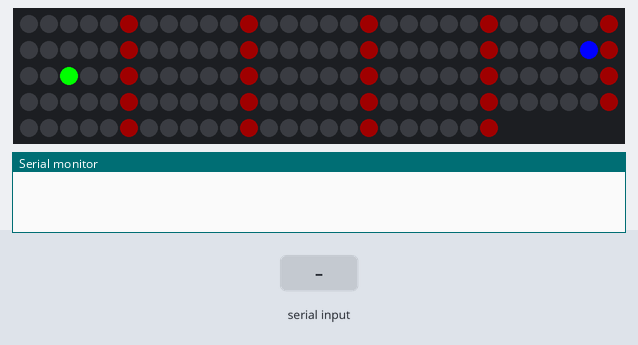
Simulated run of this sketch. Board: Arduino Uno, built with avr-gcc and run on an emulated ATmega328P. Parts: 144 RGB LEDs in strip order, left to right, continuing on the next row, the last lines printed to the serial monitor. The inputs (shaded band) are chosen by the test bench. The local clock reads 2024-03-15 10:24:30 at power-on unless the sketch sets it.

Above: at 4.2 s.
4.3 s: "b" received over the second serial link
At 5.6 s:
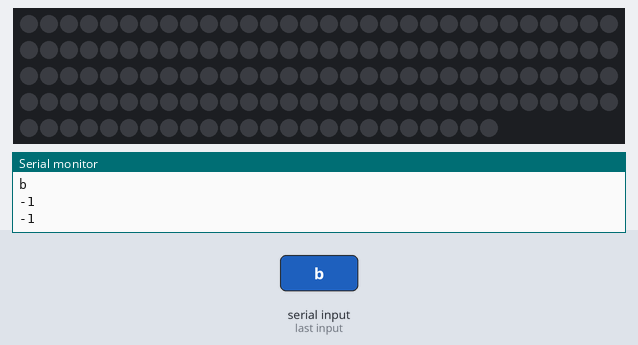
6.0 s: "g90\n" received over the second serial link
9.1 s: "c" received over the second serial link
At 10.5 s:
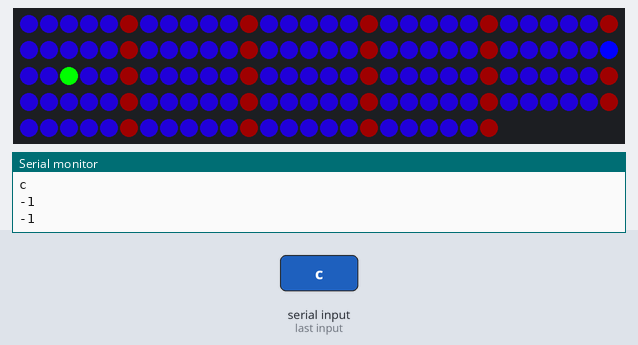
10.8 s: "h90\n" received over the second serial link
12.4 s: "e" received over the second serial link
14.0 s: "o90\n" received over the second serial link
At 15.3 s:
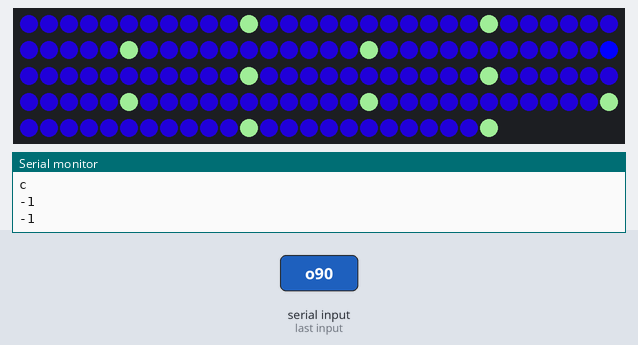
Timing chart, 0 to 17.0 s (numbered marks = the images above; inputs shaded):
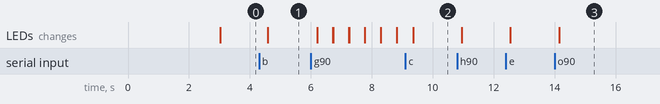

The sketch:

LedClock.ino
```cpp
// Library for neopixel led strand
#include <Adafruit_NeoPixel.h>

// Date and time functions using a DS3231 RTC connected via I2C and Wire lib
#include <Wire.h>
#include "RTClib.h"

// Hard coded parameters like pins etc.
#define STRIP 6

// Initialize the strip with 144 leds
Adafruit_NeoPixel strip = Adafruit_NeoPixel(144, STRIP, NEO_GRB + NEO_KHZ800);

// DS3231 RTC unit
RTC_DS3231 rtc;

// Connect the HC-06 TX to the Arduino RX on pin 2.
// Connect the HC-06 RX to the Arduino TX on pin 3 through a voltage divider.
#include <SoftwareSerial.h>
SoftwareSerial BTserial(2, 3); // RX | TX


//Variable for indicating state of the system
char state = 'c'; //c means clock
int wHour = -1; //hour to wake
int wMinute = -1; //minute to wake

//Variables for colors
uint32_t bgColor = strip.Color(0,0,0); //bg or solid/strobe color
uint32_t eColor = strip.Color(32,0,0); //colors for even ticks, odd ticks, minutes and hours
uint32_t oColor = strip.Color(32,0,0);
uint32_t mColor = strip.Color(0,0,255);
uint32_t hColor = strip.Color(0,255,0);
uint32_t wColor = strip.Color(255,255,0); //wake up indicator

void setup() {
  Serial.begin(9600);

  // HC-06 default serial speed is 9600
  BTserial.begin(9600);

  delay(3000); // wait for console opening

  // Connect to rtc on i2c bus
  if (! rtc.begin()) {
    Serial.println("Couldn't find RTC");
    while (1);
  }

  // If the RTC unit has lost power, reset the time to the time that the program was compiled. can be used for setting time.
  if (rtc.lostPower()) {
    Serial.println("RTC lost power, lets set the time!");
    // following line sets the RTC to the date & time this sketch was compiled
    rtc.adjust(DateTime(F(__DATE__), F(__TIME__)));
  }
  //rtc.adjust(DateTime(2018,1,27,0,0,30));

  // start the strip up blank
  strip.begin();
  strip.show();

}

void loop() {

  //Clear the strip
  fillStrip(bgColor);

  if (BTserial.available()) {
    while (BTserial.available()) {
      char ch = BTserial.read();
      if(ch == '?'){
        BTserial.println("Welcome! Letters correspond to differnt lighting options");
        BTserial.println("'c' = clock");
        BTserial.println("'b' = blink");
        BTserial.println("'s' = solid");
        BTserial.println("The clock can wake you upp at a given time");
        BTserial.println("'ahhmm' sets the alarm for hh:mm and starts turning the lights on 30 minutes before. 'a....' turns the alarm function off");
        BTserial.println("The colors of the clock can be fully customized to your liking");
        BTserial.println("'gxxx' sets the background color where x is a number 0-9 and corresponds to the intensity of r, g and b");
        BTserial.println("'exxx' sets the color of even ticks");
        BTserial.println("'oxxx' sets the color of odd ticks");
        BTserial.println("'mxxx' sets the color of minute");
        BTserial.println("'mxxx' sets the color of hour");
        BTserial.println("'wxxx' sets the color of wake indicator");
      }
      else if(ch == 'g'){
        bgColor = getColor();
        BTserial.println("background color set");
      }
      else if(ch == 'e'){
        eColor = getColor();
        BTserial.println("even tick color set");
      }
      else if(ch == 'o'){
        oColor = getColor();
        BTserial.println("odd tick color set");
      }
      else if(ch == 'm'){
        mColor = getColor();
        BTserial.println("minute color set");
      }
      else if(ch == 'h'){
        hColor = getColor();
        BTserial.println("hour color set");
      }
      else if(ch == 'w'){
        wColor = getColor();
        BTserial.println("wake color set");
      }
      else if(ch == 'a'){
        wHour = (BTserial.read()-'0')*10 + BTserial.read()-'0';
        wMinute = (BTserial.read()-'0')*10 + BTserial.read()-'0';
        BTserial.println("alarm set");
      }
      else{
        state = ch;
        BTserial.println("State changed");
      }
      Serial.println("Here comes some debug stuff");
      Serial.println(ch);
      Serial.println(state);
      Serial.println(wHour);
      Serial.println(wMinute);
    }
  }
  //Stuff for alarm light
  DateTime now = rtc.now();
  if(now.hour() == wHour && now.minute() == wMinute){
    bgColor = wColor;

  }

  if (state == 'c') {
    showTime();
  }
  else if (state == 'b') {
    strobe(bgColor);
  }
  else{
    fillStrip(bgColor);
  }


  strip.show();

  delay(500);
}

void fillStrip(uint32_t color) {
  for (int i = 0; i < strip.numPixels(); i++) {
    strip.setPixelColor(i, color);
  }
}

void showTime() {
  // get the current time
  DateTime now = rtc.now();

  //Paint the markers for full hours 0 to 23
  for (int i = 0; i < strip.numPixels(); i++) {
    if (i % 12 == 11) {
      strip.setPixelColor(i, eColor);
    }
    else if (i % 6 == 5) {
      strip.setPixelColor(i, oColor);
    }
  }

  //Paint current hour green
  int hourPixel = (int)((now.hour() * 60 + now.minute()) / 10 + 0.5);
  strip.setPixelColor(hourPixel, hColor);

  //Paint current minute blue
  int minutePixel = (int)((now.minute() * 60 + now.second()) / 25 + 0.5);
  strip.setPixelColor(minutePixel, mColor);

  //If alarm set paint that
  if(wHour >= 0){
    int hourPixel = (int)((wHour * 60 + wMinute) / 10 + 0.5);
    strip.setPixelColor(hourPixel, wColor);
  }
}

void strobe(uint32_t c) {
  fillStrip(c);
  strip.show();
  delay(1);
  fillStrip(strip.Color(0, 0, 0));
}

uint32_t getColor(){
  int r = (int)(pow(BTserial.read()-'0',2)*3);//(BTserial.read() - '0')*28;
  int g = (int)(pow(BTserial.read()-'0',2)*3);//(BTserial.read() - '0')*28;
  int b = (int)(pow(BTserial.read()-'0',2)*3);//(BTserial.read() - '0')*28;

  //Protection against drawing to much power
  if(r+g+b > 400){
    BTserial.println("To high values, protecting");
    r /= (r+g+b)/400.0;
    g /= (r+g+b)/400.0;
    b /= (r+g+b)/400.0;
  }

  return strip.Color(r,g,b);
}
```

Measured:
- after the input at 4.3 s, the LEDs: change after 0.28 s (image 1)
- after the input at 9.1 s, the LEDs: change after 0.25 s (image 2)
- after the input at 14.0 s, the LEDs: change after 0.15 s (image 3)
